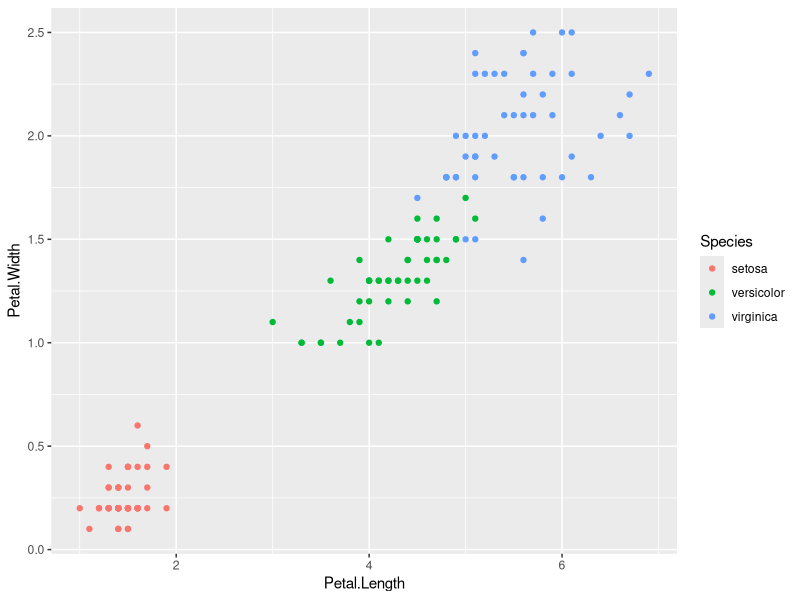
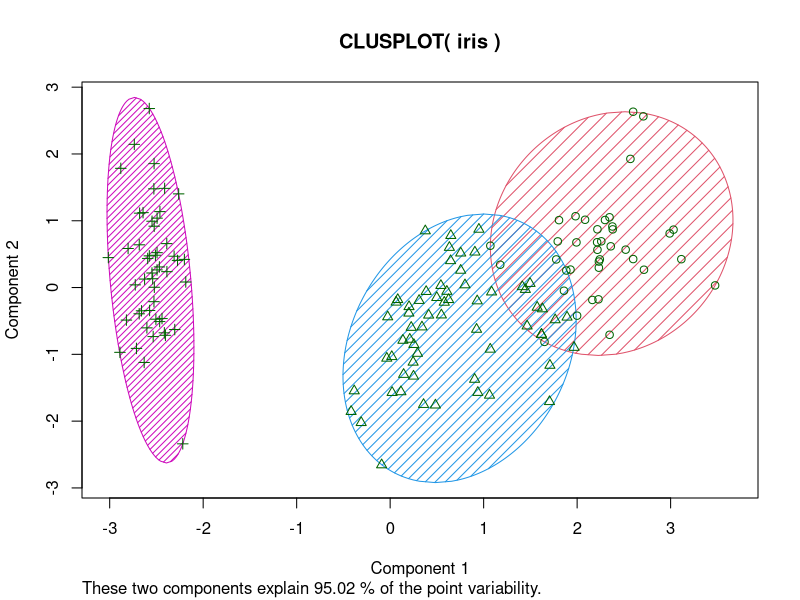

Reproduce these figures in R, in order.
library(datasets)
library(ggplot2)
print(
 ggplot(iris, aes(Petal.Length, Petal.Width, color = Species)) + geom_point()
)

set.seed(101)
irisCluster <- kmeans(iris[, 1:4], 3, nstart = 20)
irisCluster

print(
  table(irisCluster$cluster, iris$Species)
)

library(cluster)
clusplot(iris, irisCluster$cluster, color=TRUE, shade=TRUE, labels=0,lines=0, )